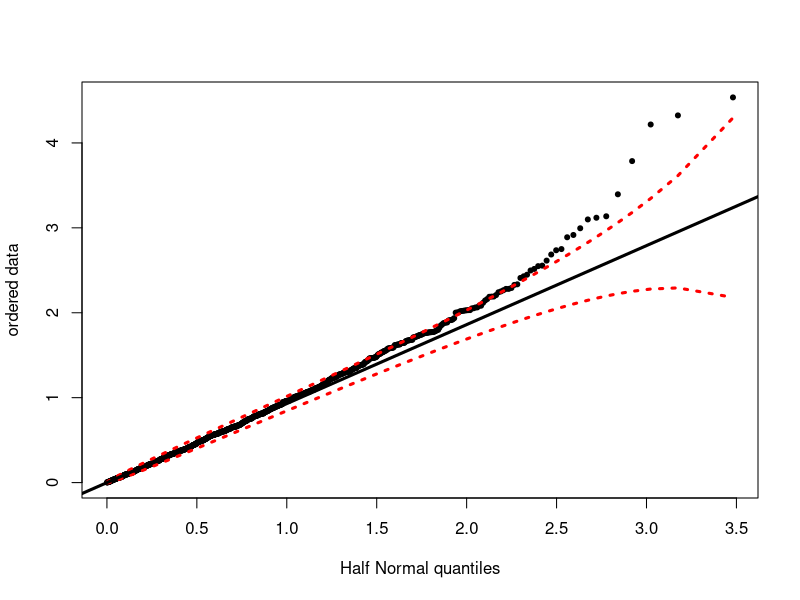
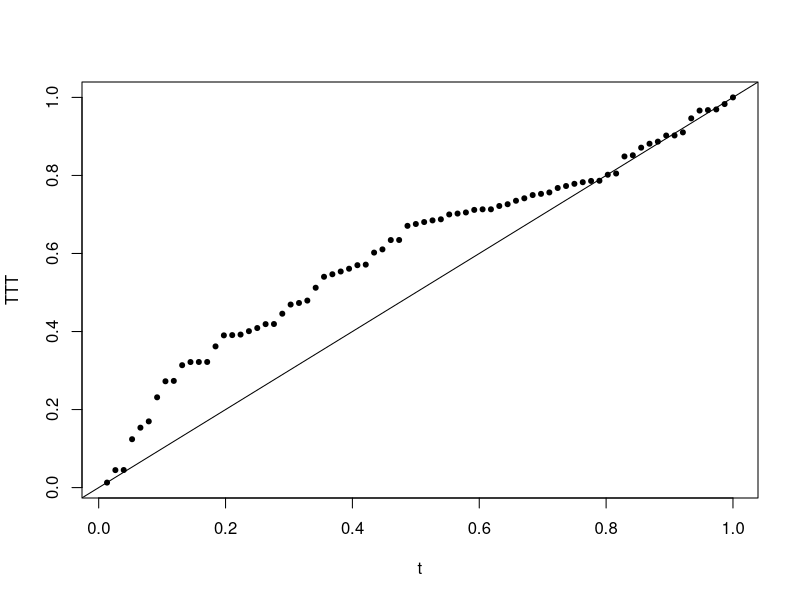

The R script that drew these images, in order:
#Q1-b

var_mini<-function(x){
  var<-(x*(1-x))/((2*dnorm(qnorm((x+1)/2))*qnorm((x+1)/2))^2)
}
optimize(var_mini,c(0,1))


#Q1-d
halfnormal <- function(x,tau=0.5,ylim) {
  sigma <- quantile(abs(x),probs=tau)/sqrt(qchisq(tau,1))
  n <- length(x)
  pp <- ppoints(n)
  qq <- sqrt(qchisq(pp,df=1))
  # upper envelope
  upper <- sigma*(qq + 3*sqrt(pp*(1-pp))/(2*sqrt(n)*dnorm(qq)))
  # lower envelope
  lower <- sigma*(qq - 3*sqrt(pp*(1-pp))/(2*sqrt(n)*dnorm(qq)))
  # add upper and lower envelopes to plot
  if (missing(ylim)) ylim <- c(0,max(c(upper,abs(x))))
  plot(qq,sort(abs(x)),
       xlab="Half Normal quantiles",
       ylab="ordered data",pch=20,ylim=ylim)
  lines(qq,lower,lty=3,lwd=3,col="red")
  lines(qq,upper,lty=3,lwd=3,col="red")
  abline(a=0,b=sigma,lwd=3)}


x<-scan("data.txt")
halfnormal(x)


#Q2-c
kevlar <- scan("kevlar.txt",skip=1)
kevlar <- sort(kevlar)
n <- length(kevlar)
d <- c(n:1)*c(kevlar[1],diff(kevlar))
plot(c(1:n)/n, cumsum(d)/sum(kevlar),xlab="t", ylab="TTT",pch=20)
abline(0,1) 
# add 45 degree line to plot
